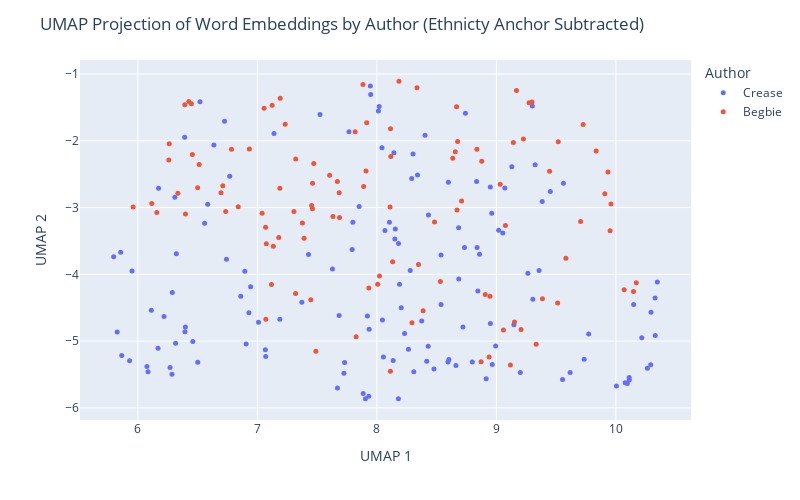

Source (notebook cell):
### Code cell
# plot using plotly to further explore
import plotly.express as px
import textwrap

def wrap_text(text, width=60):
    return '<br>'.join(textwrap.wrap(text, width=width))

umap_df = pd.DataFrame(proj, columns=['UMAP 1', 'UMAP 2'])
umap_df['Author'] = labels
umap_df['Text'] = [snip for auth in judge_snippets for snip in judge_snippets[auth]]
umap_df['Text'] = umap_df['Text'].apply(lambda t: wrap_text(t, width=50))

fig = px.scatter(umap_df, x='UMAP 1', y='UMAP 2', 
                 color='Author', hover_data=['Text'], 
                 width=800, height=500 )
fig.update_traces(marker=dict(size=5))
fig.update_layout(title='UMAP Projection of Word Embeddings by Author (Ethnicty Anchor Subtracted)')
fig.show()

fig.write_html("umap_projection.html")

### Figure 1 — Plotly figure (JSON) as saved in the notebook; plotly's stock layout.template omitted (floating-point values rounded to 4 significant figures; data arrays with more than 128 entries replaced by an {"elided": "..."} marker saying what was removed)
{"data": [{"customdata": {"elided": "140x1 str values"}, "hovertemplate": "Author=Crease<br>UMAP 1=%{x}<br>UMAP 2=%{y}<br>Text=%{customdata[0]}<extra></extra>", "legendgroup": "Crease", "marker": {"color": "#636efa", "size": 5, "symbol": "circle"}, "mode": "markers", "name": "Crease", "orientation": "v", "showlegend": true, "type": "scatter", "x": {"elided": "140 float values"}, "xaxis": "x", "y": {"elided": "140 float values"}, "yaxis": "y"}, {"customdata": [["(5) If it appears that a tax is not bona fide<br>within the purpose provided for, but is imposed<br>with the real purpose of discriminating against a<br>class, it is not within the justification of the<br>enabling statute, and, on the facts, the tax in<br>question was intended not for the purpose of<br>raising a revenue, but as a restriction on the<br>Chinese."], ["Indeed if no restriction whatever be placed on the<br>word \" other\" in that section; if the Provincial<br>Legislature can insist upon imposing licenses upon<br>everything and upon every act of life, and tax<br>each licensee at any moment they please, there<br>would be a very simple way of excluding every<br>Chinaman from the Province, by imposing a<br>universal tax, not limited to any nationality, of<br>one or two thousand dollars per annum for a<br>license to Judgment."], ["No Chinaman will shave the back of his head; no<br>true moujik will shave his chin."], ["I rather think that the auctioneers would<br>repudiate this alleged similarity of their<br>occupation to that of a Chinese washerman."], ["assing Chinamen, supposed to be the only persons<br>carrying on this industry."], ["REGINA v. MEE WAH to subject Chinamen to<br>exceptional disadvantages it is clearly<br>unconstitutional."], ["G. to the report of the recent Chinese Conmission,<br>p. 379, and by Mr. Justice CREASE in Wing Chong's<br>case, 1 B.C.R."], ["Justices FIELD, HOFFMAN, SAWYER and DEADY and<br>other Judges whom they cite, all confirm this,<br>that a State, or Provincial law imposing special<br>disabilities or unequal burdens on Chinamen is<br>unconstitutional and void."], ["Statutes were by their title and preamble REGINA<br>v. MEE WAH expressly aimed at Chinamen by name;<br>that this distinction also renders inapplicable<br>all the United States' cases cited; that this<br>enactment is quite general extending to all<br>laundries without exception and we must not look<br>beyond the words of the enactment to enquire what<br>its object was; that there is in fact one laundry<br>in Victoria not conducted by Chinamen on which the<br>tax will fall with equal force so that it is<br>impossible to say that Chinamen are hereby<br>exclusively selected for taxation; the<br>circumstance that they are chiefly affected being<br>a mere coincidence; that the bylaw only imposes<br>$100.00 per annum, keeping far within the limit of<br>$150.00 permitted by the Statute; that the tax<br>clearly is calculated to procuring additional<br>Municipal revenue and that no other object is<br>hinted at."], ["I, for my part, cannot arrive at any other<br>conclusion than that it is specially directed<br>against Chinamen because they are Chinamen and for<br>no other Judgment."], ["The appellants' contention that the clause is<br>merely intended to hamper or expel Chinamen is<br>much strengthened by considering the amount of the<br>tax sanctioned, which is $150.00 per annum,<br>whereas the limit sanctioned by the Legislature in<br>the case of any retail shop, however extensive or<br>lucrative its business, is only $10.00 per annum."], ["The test is whether on the whole statute the<br>Legislature can fairly be held to have said : \"Let<br>us impose a tax in order to raise a revenue,<br>though perhaps it may fall on Chinamen,\" or \" let<br>us impose this tax in order to fall on Chinamen,<br>though perhaps it will raise no revenue.\""], ["When we find (1st) no other description of labour<br>taxed at all ; (2nd) this description of labour<br>practically quite abandoned to Chinamen alone ;<br>(3rd) this description of labour taxed at fifteen<br>times the rate permitted to be levied on any<br>retail shop ; (4th) that a preliminary Provincial<br>Act has declared Chinamen incapable of the<br>franchise which they formerly exercised."], ["I cannot doubt but that the tax is directed<br>against Chinamen, as such."], ["It is not competent to the Provincial Legislature,<br>or to a municipality, to deprive, generally,<br>particular nationalities or individuals of the<br>capacity to take out municipal trade licenses ; e.<br>g., a Chinaman has a right to apply for a<br>pawnbroker's license."], ["Application for a mandamus to the Corporation of<br>the City of Victoria to compel the renewal to the<br>prosecutors (Chinamen) of a pawnbroker's license."], ["It is alleged by the prosecution, and not denied,<br>that the Council have in fact ordered the<br>Collector to issue no pawnbroking license to any<br>Chinaman."], ["In the French colony of Cayenne, the Town Council<br>recently handi- capped the superior capacities of<br>the Chinaman by imposing on merchants of that<br>empire an extra tax of $300 per annum, deeming it<br>also expedient to handicap English and German<br>traders by a surtax of $200 on them."], ["Chinamen in British Columbia appear to follow any<br>description of industry which may appear useful,<br>i.e., in which they can obtain employment or earn<br>their livelihood."], ["The menial businesses of washing and of splitting<br>and Chinese washer sawing stovewood are almost<br>entirely engrossed by Chinamen."], ["Every Chinaman in British Columbia has the air of<br>having worked, and of being ready to work, with<br>his hands, except a few who practice as medical<br>men and the leading commercial men."], ["Chinamen do not much trouble the hospitals."], ["I never heard of Chinamen becoming a burden on the<br>private charity of the whites."], ["I have an indistinct remembrance of having been<br>once asked to contribute to the cost of removing a<br>disabled Chinaman; I am not sure."], ["Industry, economy, sobriety, and law-abidingness<br>are exactly the four prominent qualities of<br>Chinamen as asserted both by their advocates and<br>their adversaries."], ["Lazy, drunken, extravagant, and turbulent: this<br>is, by the voices of their friends and foes,<br>exactly what a Chinaman is not."], ["If Chinamen would only be less industrious and<br>economical, if they would but occasionally get<br>drunk, they would no longer be the formidable<br>competitors with the white man which they prove to<br>be in the labor market; there would be no longer a<br>cry for their suppression."], ["But these qualities meet with no competition here;<br>and the Chinaman sees no person to take his place<br>were he to abdicate it."], ["I have heard an individual Chinaman stigmatized as<br>\"lazy ;\" but the fact was he conceived himself<br>insulted, and was sulking."], ["I cannot recall to memory that I ever saw or heard<br>of a Chinaman being drunk."], ["There is scarcely an epithet so removed from the<br>notion of a Chinaman as \"turbulent,\" though of<br>course they may be provoked to resist violence."], ["employment as domestics, their large brotherhoods,<br>necessarily impenetrably secret to the whites, and<br>the unguarded condition of our houses, the<br>pilfering by Chinamen servants is really quite<br>inconsiderable."], ["I believe that two of the white servants I have<br>had have pilfered more from me  than any twenty<br>Chinamen in Victoria ever stole from their<br>employers..  5."], ["I do not think that the feeling of the whites<br>against Chinamen has much changed; but I do not<br>recollect anything that can be called \"agitation \"<br>against them until Confederation."], ["This dislike, which otherwise might lie dormant or<br>inert, is certainly mutual; it is manifested in<br>China, we are- told, more extensively and<br>stringently than here, and without any impulse<br>there from direct competition for bread."], ["Europeans at Canton or Shanghai are not safe<br>beyond their allotted cantonments, any more than a<br>Chinaman would have been on Williams Creek twenty<br>years ago."], ["The Chinaman is in every respect the reverse of an<br>European, except that he is a man."], ["Accordingly, before the close of the First<br>Parliament after Confederation, Chinamen were<br>deprived of the right of franchise, which they had<br>previously enjoyed."], ["This was on the ostensible ground that all<br>Chinamen were actuated merely by direct money<br>considerations."], ["The same distinguished writer whom I have already<br>quoted on the Judenhetze, observes, in speaking of<br>the rival programmes in the existing presidential<br>campaign in the United States: \"The Irish vote or<br>the republican working man cannot be wooed<br>successfully without attacks on the bloated<br>capitalist, on English tyranny or treachery, or on<br>the unfortunate immigrants from China.” Mutato<br>nomine."], ["There are several matters alleged against<br>Chinamen: One is the extraordinarily small space<br>into which a cluster of them will retire for rest."], ["But I have seen in a good-sized house, where there<br>was plenty of cubic space, and where each person<br>might have had a separate bunk, five or six<br>Chinamen, not lodgers but owners, sleeping in a<br>heap as above described."], ["It is common to attribute to Chinamen generally,<br>that they are infested with disgusting diseases --<br>e. g., leprosy."], ["When an orator talks of Chinese lepers, it is<br>exactly the same unmeaning abuse as when a Canton<br>periodical holds out to popular indignation the<br>foreign \"red devils.\""], ["There is no leprosy or diabolism in the case;<br>though of course a Chinaman, like any other man,<br>may be a leper."], ["The orator merely wishes to impress his audience<br>with the belief that 'he strongly objects to<br>Chinamen."], ["A Chinaman was once pointed out to me who was<br>alleged to be a leper."], ["That was the only case of skin disease I remember<br>to have noticed or heard of among Chinamen."], ["These certainly were not contracted from Chinamen."], ["The Chinese, and I believe other Asiatic nations,<br>use opium extensively."], ["The enormous consumption which this implies does<br>not appear to prevent Chinamen from being the most<br>prolific race, the most indefatigable laborers,<br>and the keenest traders in the world."], ["If any Chinamen here abuse the drug by over-<br>indulgence, they must hide themselves, or at all<br>events they have entirely escaped my observation."], ["If their example persuades any white people to<br>similar over-indulgence, of which I am equally<br>ignorant, these must be a very degraded class-<br>weaker and more degraded than the Chinaman whose<br>expulsion is demanded."], ["Opium, as generally used here, is probably as<br>harmless as tobacco, which is also extensively<br>used in British Columbia by Chinamen."], ["All the evils arising from opium in British<br>Columbia in a year do not, probably, equal the<br>damage, trouble and expense occasioned to<br>individuals and to the state by whiskey in a<br>single month, or perhaps in some single night, As<br>already observed, I do not remember ever to have<br>seen a drunken Chinaman; and the argument against<br>Chinamen founded on opium appears to be analogous<br>to the comparison of the mote and the beam."], ["It is alleged that not only the aggregation of<br>Chinamen in their dwellings is a source of danger<br>to the public health, but that their habits are<br>filthy."], ["There are of course dirty Chinamen."], ["Any family in British Columbia will, at once,<br>without any enquiry as to his cleanliness, admit<br>the first Chinaman who offers as a cook-where a<br>cook is wanted; and really it may be said that no<br>washing is given out to people of any other<br>nation."], ["Whether the presence of Chinamen is any longer<br>desirable in British Colombia, is to a certain<br>extent a matter of opinion."], ["That Chinamen are very large till within a year,<br>mainly, employed in all the laborious parts of our<br>coal mines ; 2nd."], ["I do not see how people would get on here at all<br>without Chinamen."], ["If Chinamen were expelled, employers of labor<br>would probably have to leave the province; and<br>when they were gone, where would the employed be?"], ["There are supposed to be in California more than<br>120,000 Chinamen."], ["It is probable that in that state, as in British<br>Columbia, a good deal more than half the manual<br>labor is performed by Chinamen."], ["Within a radius of two miles there are at this<br>time no less than 500 Chinamen engaged in<br>gathering the hop crop."], ["For a field of twenty-five or thirty acres about<br>100 Chinamen are employed."], ["The Chinamen work by contract, and they rush from<br>morning till night, seeming never to tire."], ["As soon as a box is filled a loud yell informs the<br>foreman, who brings a sack, into which the box is<br>emptied, and the Chinamen are given a check."], ["Two Chinamen can pick from two to three boxes in a<br>day, and as they receive $1.50 per box it will be<br>seen that they are earning white men's wages."], ["Last year they only received $1.25, but help at<br>this time is scarce and the China bosses had only<br>to demand the raise and get it."], ["Now the only paying industries here are the<br>canneries and shoe factories, in both of which the<br>labor is almost exclusively Chinese."], ["Owing to a very great superiority in the mineral,<br>the coal mines have paid largely, notwithstanding<br>the rates of white miners wages, unequalled<br>elsewhere; but the coal mines have hitherto<br>largely employed Chinamen also."], ["After all that I have said about Chinamen, I can<br>lay no more claim to consistency than anybody else<br>in British Columbia."], ["I have always asserted their good qualities; but I<br>have never in twenty-six years had a Chinaman in<br>my house, an expensive whim that nobody else has<br>indulged in."], ["Still, I have had my opportunities of seeing and<br>hearing, for in all that time, I do not think I<br>ever knew a family that did not employ at least<br>one Chinaman."], ["The combination which it is intended to suggest<br>would be, I suppose, that the legislature should<br>forbid such arrivals of Chinamen, and that the<br>white population should \" boycott \" those<br>remaining here; or else that the legislature<br>should decree their expulsion."], ["The normal rates of wages are five shillings for<br>Chinamen, and in Victoria eight shillings for<br>white men."], ["I cannot believe that it has; on the contrary, as<br>the presence of Chinamen has enabled some small<br>capital to be accumulated, they must have<br>augmented the wages fund in the province: i. e.,<br>the loose capital seeking to increase itself by<br>the employment of reproductive labor."], ["I do not believe that any single European in the<br>province would employ a Chinaman about any<br>undertaking if he could procure an European,<br>irrespective of wages, unless, of course, the<br>European demanded wages which precluded all profit<br>on the undertaking."], ["Chinamen are employed not so much because their<br>normal money tariff is lower than the whites and<br>yet not much lower; many Chinamen get $30, and<br>some even $35 and $40, per month-as because they<br>are, as a rule, more sober, steady, docile and<br>industrious."], ["With very few exceptions, indeed, I never met a<br>Chinaman whom I could understand, beyond the<br>commonest wants, or by whom I could feel any<br>certainty that I was understood, even for an<br>ordinary message."], ["Yet I have often feared that I should be compelled<br>to fall into the universal practice and take<br>Chinese servants into my house-which I have never<br>yet done."], ["I have never personally observed any effect by the<br>Chinese upon the morals of the white people."], ["The latter have occasionally been induced by race-<br>prejudice to indulge in acts of violence ; but it<br>would be too much to say from thence that the<br>Chinaman had corrupted his cowardly assailants."], ["One Chinaman, last year, pleaded guilty to an<br>indictment for indecent assault on two girls of<br>ten or eleven and twelve or thirteen years."], ["However that is the only case I remember in which<br>it could be alleged that a Chinaman had had any<br>evil effect upon the morals of the whites, a<br>matter upon which they can have but very little<br>influence, either for good or evil."], ["Whites who have evil communications with Chinese<br>must themselves be lamentably depraved beforehand;<br>and so, I should be disposed to say, immoral<br>Chinese are not only not more injurious, but they<br>are quite innocuous to the morals of the whites,<br>in comparison with white people of similar or<br>allied habits."], ["I have seen unmistakable prostitutes in the<br>Chinese quarter of Victoria."], ["Drunken whites, I am sorry to say, are often to be<br>seen in Victoria, by night or by day; but I do not<br>remember ever to have seen a Chinaman under the<br>influence of liquor."], ["Debauched whites sometimes frequent, I believe,<br>Chinese brothels, as they do Indian brothels."], ["I don't think serious breaches of the peace are<br>proportionately more frequent in Chinese brothels<br>than in those kept by white women."], ["Indian brothels breed the most disturbances; and<br>they are close to the Chinese quarter."], ["I have omitted to state that Chinamen here are<br>generally divided into two tribes, or clans-there<br>may be more, but I have often had my attention<br>drawn to these two-viz ."], ["When a breach of the peace occurs among Chinamen,<br>the culprits are generally Canton versus Hong<br>Kong; and when these come into court, either in<br>criminal or civil cases, it is common to allow<br>each side to have an interpreter; as well to watch<br>that the evidence is truly interpreted as also to<br>explain it to their respective clients."], ["Owing partly to this, and partly also to their<br>unintelligibility to whites, and vice versa, it is<br>usual when twenty or thirty hands are engaged, e.<br>g., at a cannery, not to make the contract with<br>each workman separately, but with some one<br>Chinaman who has learned some English, leaving him<br>to sub-contract with the men; and he being the<br>sole medium of communication between them and the<br>owner of the cannery, this arrangement, though<br>unavoidable, necessarily leaves the men a good<br>deal at the mercy of this foreman."], ["Sometimes this takes place on a much larger scale,<br>and a Chinese merchant here will contract for a<br>whole cargo of Chinamen, fresh from China, whom he<br>engages to provide with employment, and then<br>drafts them out to different employers here, for<br>roads, canneries, etc."], ["A miner who feels no shame in purchasing the<br>possession of a female for a single night for $20,<br>is scandalized when a Chinaman pays $500 for the<br>possession of a female for six months, or until<br>they disagree."], ["No disgust is felt by Europeans when parents make<br>it a sine qua non on consenting to their<br>daughters' marriage that the husband shall settle<br>ten or twenty thousand dollars upon her; but it is<br>infamous if a Chinaman purchases the consent of<br>parents or guardians for one thousand dollars."], ["The woman is a slave sold into prostitution, but<br>the Chinese themselves look upon it in a different<br>light."], ["There was a case not long ago in court, before<br>myself, on habeas corpus: A Chinese girl was<br>contracted to marry a man who had offered the<br>guardians five hundred dollars."], ["I apprehend much of what is said about Chinese<br>slavery and prostitution proceeds from imperfect<br>consideration of the difference between Christian<br>and non-Christian marriage; but I only guess this,<br>I know scarcely anything about it."], ["Another ground on which I have heard it asserted<br>that slavery is general among Chinamen here, is<br>rather, I suspect, a proof of their freedom, or<br>would be so accepted among whites."], ["I have no doubt but that compulsion is put on all<br>Chinamen, so that it is very difficult for them to<br>obtain work, if they remain outside this<br>organization."], ["It is yet further urged against the Chinese, as<br>showing their unfitness to dwell in the land, that<br>they show no respect to our laws, nor to our<br>appointed courts, but refer their differences to<br>private tribunals of their own, whose behests are<br>carried out, irrespective of their conformity with<br>our laws and are never disputed in our courts."], ["The Chinese, like most other nations with any<br>pretence to civilization, have some methods for<br>referring private disputes to arbitrators chosen<br>by the parties themselves."], ["That the awards of Chinese arbitrators are always<br>accepted without demur (if the fact be as alleged)<br>would surely be a strong evidence of the equity of<br>the award, and the good sense of the parties in<br>difference; for it is utterly untrue that Chinamen<br>ignore our courts, or treat them with any want of<br>respect."], ["the nature and results of trades-unions at home,<br>after every enquiry possible; how much more<br>difficult would it be to arrive at facts here,<br>where they must necessarily be shrouded behind the<br>impenetrable and irresponsible screen of a Chinese<br>interpreter?"]], "hovertemplate": "Author=Begbie<br>UMAP 1=%{x}<br>UMAP 2=%{y}<br>Text=%{customdata[0]}<extra></extra>", "legendgroup": "Begbie", "marker": {"color": "#EF553B", "size": 5, "symbol": "circle"}, "mode": "markers", "name": "Begbie", "orientation": "v", "showlegend": true, "type": "scatter", "x": [9.117, 9.332, 6.711, 7.914, 8.675, 8.939, 9.206, 8.872, 9.151, 8.946, 9.058, 8.531, 9.385, 8.906, 10.17, 10.07, 10.15, 9.512, 8.114, 8.667, 8.634, 6.426, 6.455, 6.695, 7.604, 7.461, 8.837, 8.708, 7.039, 6.116, 7.687, 8.67, 6.5, 7.188, 8.348, 7.321, 7.074, 8.293, 7.376, 8.132, 8.877, 9.907, 7.908, 7.632, 7.068, 7.454, 6.734, 5.96, 6.392, 7.19, 8.655, 7.932, 8.116, 7.883, 7.133, 7.489, 6.447, 9.705, 7.817, 9.226, 6.783, 7.825, 9.168, 8.184, 9.298, 9.273, 9.445, 9.933, 9.834, 6.932, 8.335, 9.141, 6.512, 7.684, 6.334, 8.386, 9.725, 9.075, 9.031, 9.517, 6.839, 8.11, 6.258, 7.39, 7.117, 6.398, 7.889, 6.262, 6.158, 7.123, 7.232, 7.056, 7.669, 7.447, 9.951, 9.958, 9.581, 8.021, 7.179, 7.319, 7.46, 7.305, 7.471, 8.113, 7.07, 8.006, 8.482], "xaxis": "x", "y": [-5.358, -5.046, -2.673, -1.727, -2.008, -5.24, -4.826, -5.308, -4.713, -4.327, -4.835, -4.108, -4.364, -4.303, -4.126, -4.232, -4.258, -4.43, -1.82, -1.488, -2.261, -1.412, -2.205, -2.777, -2.517, -2.635, -2.127, -2.901, -3.084, -2.938, -3.147, -3.037, -2.702, -2.711, -3.851, -2.271, -3.54, -4.724, -3.233, -3.812, -2.307, -2.793, -2.452, -3.134, -3.296, -2.97, -3.058, -2.992, -1.458, -1.364, -2.165, -4.206, -2.236, -1.156, -3.578, -5.152, -1.446, -3.208, -1.864, -1.971, -2.125, -4.935, -1.248, -1.106, -1.419, -1.428, -2.456, -2.466, -2.154, -2.121, -1.204, -2.026, -2.354, -2.779, -2.787, -4.546, -1.754, -3.269, -2.652, -2.012, -2.987, -2.993, -2.287, -3.461, -4.153, -3.098, -2.685, -2.043, -3.073, -1.466, -1.752, -1.513, -2.609, -4.38, -3.348, -2.946, -3.76, -4.026, -3.448, -4.286, -3.018, -3.058, -2.341, -5.451, -4.672, -4.149, -3.215], "yaxis": "y"}], "layout": {"height": 500, "legend": {"title": {"text": "Author"}, "tracegroupgap": 0}, "margin": {"t": 60}, "title": {"text": "UMAP Projection of Word Embeddings by Author (Ethnicty Anchor Subtracted)"}, "width": 800, "xaxis": {"anchor": "y", "domain": [0, 1], "title": {"text": "UMAP 1"}}, "yaxis": {"anchor": "x", "domain": [0, 1], "title": {"text": "UMAP 2"}}}}
